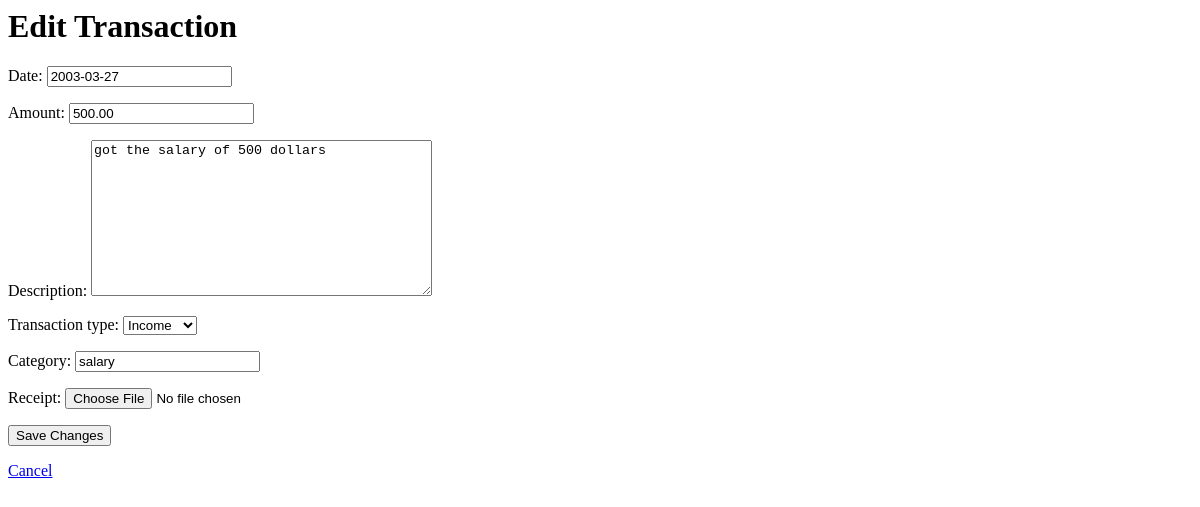
Page /transactions/edit/1/ (signed in) on the earlier database version.
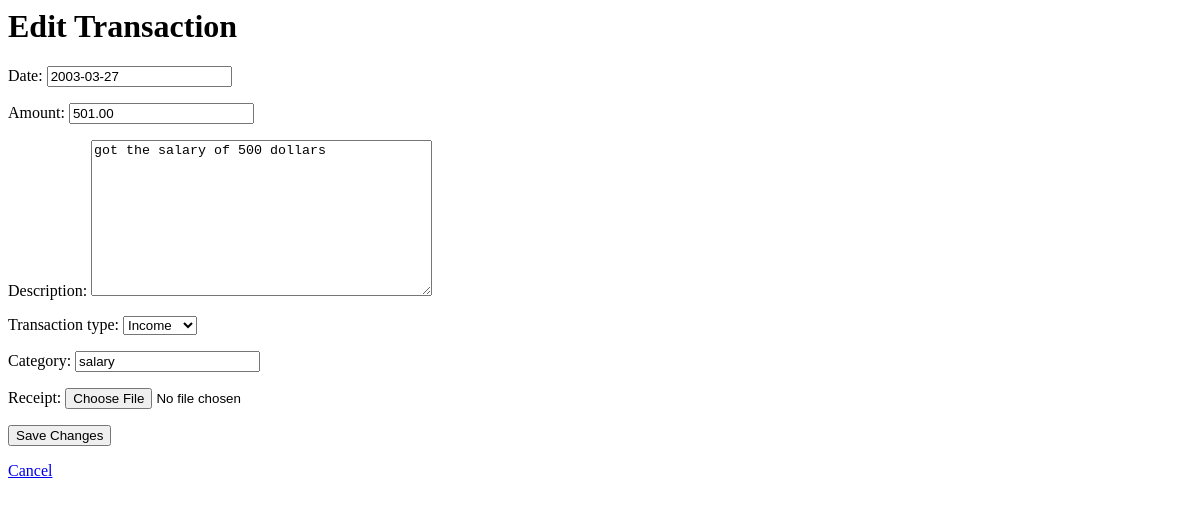
Same page on the later database version.
### finance/models.py (models this page shows, shortened)
class Transaction(models.Model):
    TRANSACTION_TYPE_CHOICES = [
        ('income', 'Income'),
        ('expense', 'Expense'),
    ]
    user = models.ForeignKey(User, on_delete=models.CASCADE)  # Link to user
    date = models.DateField()  # Transaction date
    amount = models.DecimalField(max_digits=10, decimal_places=2)  # Transaction amount
    description = models.TextField()  # Description of the transaction
    transaction_type = models.CharField(max_length=10, choices=TRANSACTION_TYPE_CHOICES)  # Income or Expense
    category = models.CharField(max_length=100)  # User-defined category as a string
    receipt = models.FileField(upload_to='receipts/', null=True, blank=True)

### finance/views.py (the view)
# urls.py: path('transactions/edit/<int:transaction_id>/', edit_transaction, name='edit_transaction'),  # Edit transaction URL
@login_required
def edit_transaction(request, transaction_id):
    transaction = get_object_or_404(Transaction, id=transaction_id, user=request.user)
    if request.method == 'POST':
        form = TransactionForm(request.POST,request.FILES, instance=transaction)
        if form.is_valid():
            form.save()
            return redirect('dashboard')  # Redirect to the dashboard after editing
    else:
        form = TransactionForm(instance=transaction)
    return render(request, 'edit_transaction.html', {'form': form, 'transaction': transaction})

### finance/forms.py
class TransactionForm(forms.ModelForm):
    class Meta:
        model = Transaction
        fields = ['date', 'amount', 'description', 'transaction_type', 'category','receipt']

### finance/templates/edit_transaction.html (shortened to what this page needs)
<h1>Edit Transaction</h1>
<form method="post" enctype="multipart/form-data">
    {{ form.as_p }}
    <button type="submit">Save Changes</button>
</form>
<a href="{% url 'dashboard' %}">Cancel</a>

Differences in the rows shown:
changed Transaction "got the salary of 500 dollars": amount "500.00" → "501.00"
